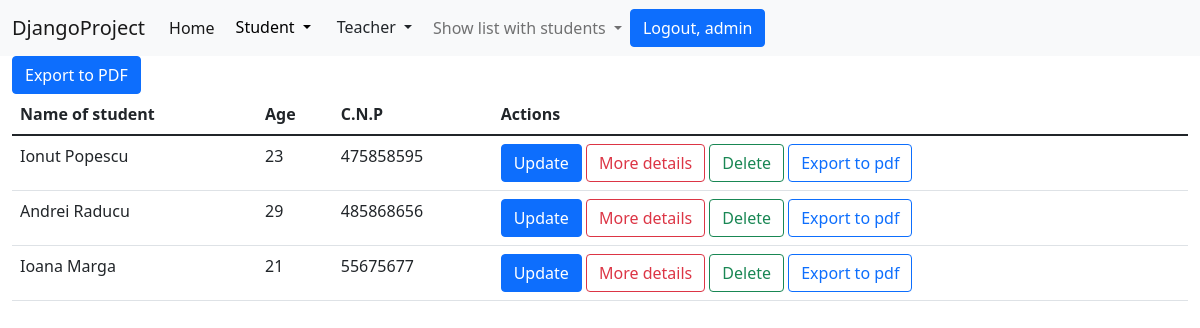
Screenshot of /all_students/ (signed in) with the database file from the repository.
### student/models.py (models this page shows)
class Student(models.Model):
    first_name = models.CharField(max_length=30)
    last_name = models.CharField(max_length=30)
    age = models.IntegerField()
    cnp = models.IntegerField()
    date_of_birth = models.DateField()
    email = models.EmailField()
    active = models.BooleanField(default=1)
    created_at = models.DateTimeField(auto_now_add=True)
    updated_at = models.DateTimeField(auto_now=True)

### student/views.py (the view)
# urls.py: path('all_students/', views.StudentListView.as_view(), name='list-of-students'),
class StudentListView(LoginRequiredMixin,PermissionRequiredMixin, ListView):
    template_name = 'student/list_students.html'
    model = Student
    context_object_name = 'all_students'
    permission_required = 'student.view_list_of_student'

### djangoProject/context_processors.py (called while the page is built)
def get_all_students(request):
    all_students = Student.objects.all()
    return {'allstudents': all_students}

### templates/student/list_students.html (shortened to what this page needs)
{% extends 'base.html' %}
{% block  content %}
    <a class="btn btn-primary" href="{% url 'export-to-pdf' %}" target="_blank">Export to PDF</a>
    <table class="table table-hover">
        <thead>
        <tr>
            <th>Name of student</th>
            <th>Age</th>
            <th>C.N.P</th>
            <th>Actions</th>
        </tr>
        </thead>
        <tbody>
        {% for student in all_students %}
            <tr>
                <td>{{ student.first_name }} {{ student.last_name }}</td>
                <td>{{ student.age }}</td>
                <td>{{ student.cnp }}</td>
                <td>
                    {% if perms.student.change_student %}
                        <a href="{% url 'update-student' student.id %}" class="btn btn-primary">Update</a>
                    {% endif %}
                    {% if perms.student.detail_student %}
                        <a href="{% url 'detail-student' student.id %}" class="btn btn-outline-danger"> More details</a>
                    {% endif %}
                    {% if perms.student.delete_student %}
                        <a href="{% url 'delete-student' student.id %}" class="btn btn-outline-success">Delete</a>
                    {% endif %}
                <a href="{% url 'export-to-pdf-details' student.id %}" class="btn btn-outline-primary" target="_blank">Export to pdf</a>
                </td>
            </tr>
        {% endfor %}
        </tbody>
    </table>
{% endblock %}

### templates/base.html (shortened to what this page needs)
<!DOCTYPE html>
<html lang="en">
<head>
    <link href="https://cdn.jsdelivr.net/npm/bootstrap@5.1.1/dist/css/bootstrap.min.css" rel="stylesheet">
</head>
<body>
<nav class="navbar navbar-expand-lg navbar-light bg-light">
    <div class="container-fluid">
        <a class="navbar-brand" href="#">DjangoProject</a>
        <div class="collapse navbar-collapse" id="navbarNav">
            <ul class="navbar-nav">
                <li class="nav-item">
                    <a class="nav-link active" aria-current="page" href="{% url 'home' %} ">Home</a>
                </li>
                {% if request.user.is_authenticated %}
                    <div class="dropdown">
                        <button class="btn btn-light dropdown-toggle" type="button" id="dropdownMenu2"
                                data-bs-toggle="dropdown" aria-expanded="false">
                            Student
                        </button>
                    </div>
                    <div class="dropdown">
                        <button class="btn btn dropdown-toggle" type="button" id="dropdownMenu2"
                                data-bs-toggle="dropdown" aria-expanded="false">
                            Teacher
                        </button>
                    </div>
                    <div class="collapse navbar-collapse" id="navbarNavDarkDropdown">
                        <ul class="navbar-nav">
                            <li class="nav-item dropdown">
                                <a class="nav-link dropdown-toggle" href="#" id="navbarDarkDropdownMenuLink"
                                   role="button" data-bs-toggle="dropdown" aria-expanded="false">
                                    Show list with students
                                </a>
                            </li>
                        </ul>
                    </div>
                {% endif %}
            </ul>
            {% if request.user.is_authenticated %}
                <a class="btn btn-primary" href="{% url 'logout' %}">Logout, {{ request.user.username }}</a>
            {% else %}
                <a class="btn btn-success" href="{% url 'create-new-user' %}">Sign up</a>
                <a class="btn btn-warning" href="{% url 'login' %}">Login</a>
            {% endif %}
        </div>
    </div>
</nav>
<div class="container-fluid">
    {% block content %}
    {% endblock %}
</div>
</body>
</html>

### rows the page displays
Student: first_name "Ionut", last_name "Popescu", age "23", cnp "475858595"
Student: first_name "Andrei", last_name "Raducu", age "29", cnp "485868656"
Student: first_name "Ioana", last_name "Marga", age "21", cnp "55675677"

### other values shown
{{ request.user.username }} "admin"
